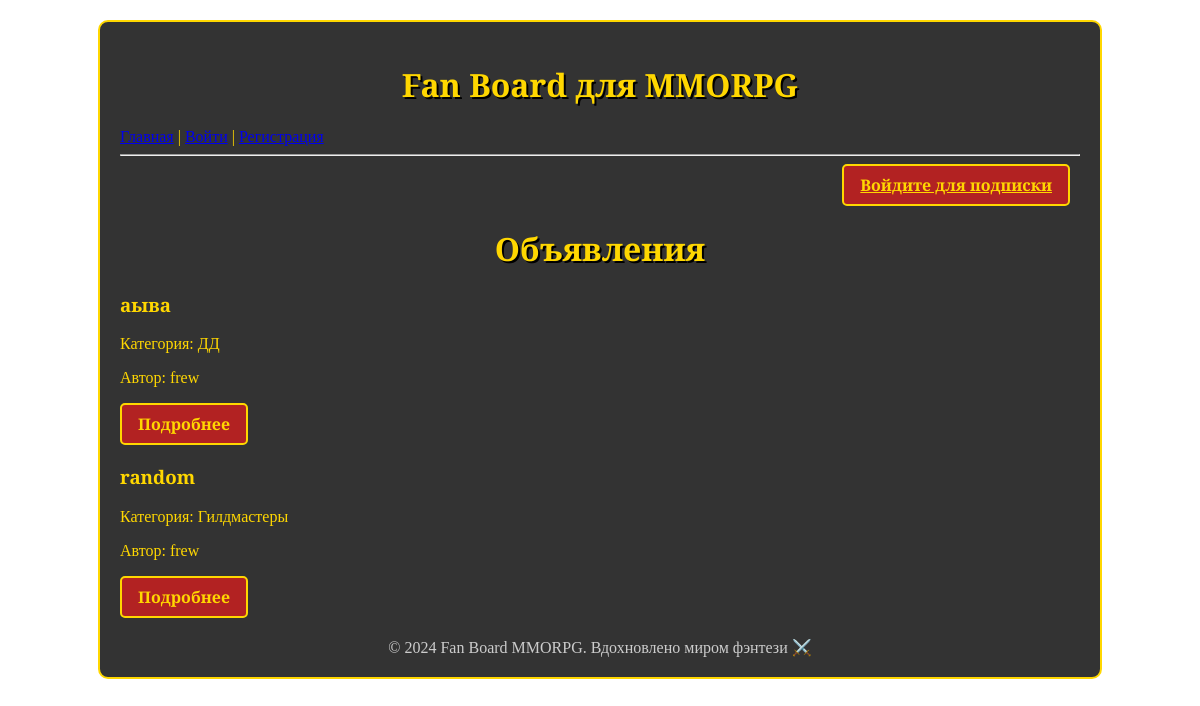
The app's page /, older data.
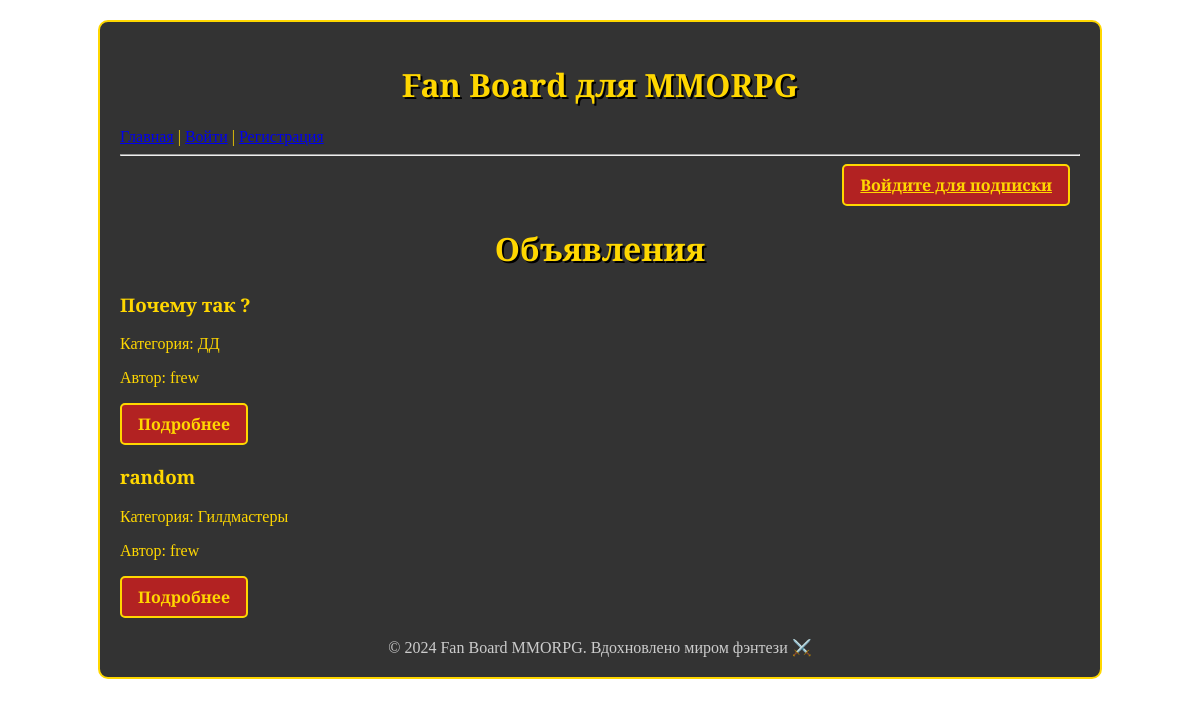
The same page, newer data.
### board/models.py (models this page shows, shortened)
class Announcement(models.Model):
    user = models.ForeignKey(User, on_delete=models.CASCADE)
    title = models.CharField(max_length=200)
    content = models.TextField(blank=True)
    category = models.ForeignKey(Category, on_delete=models.SET_NULL, null=True)
    image = models.ImageField(upload_to='announcements/', blank=True, null=True)
    video = models.FileField(upload_to='videos/', blank=True, null=True)
    created_at = models.DateTimeField(auto_now_add=True)

class Category(models.Model):
    CATEGORY_CHOICES = [
        ('tank', 'Танки'),
        ('healer', 'Хилы'),
        ('dd', 'ДД'),
        ('trader', 'Торговцы'),
        ('guildmaster', 'Гилдмастеры'),
        ('questgiver', 'Квестгиверы'),
        ('blacksmith', 'Кузнецы'),
        ('leatherworker', 'Кожевники'),
        ('alchemist', 'Зельевары'),
        ('spellmaster', 'Мастера заклинаний'),
    ]
    name = models.CharField(max_length=50, choices=CATEGORY_CHOICES, unique=True)

class User(AbstractUser):
    email_confirmed = models.BooleanField(default=False)
    confirmation_token = models.UUIDField(default=uuid.uuid4, editable=False, null=True, blank=True)
    token_created_at = models.DateTimeField(auto_now_add=True)

### board/views.py (the view)
# urls.py: path('', views.index, name='index'),
def index(request):
    announcements = Announcement.objects.all().order_by('-created_at')
    return render(request, 'announcement_list.html', {'announcements': announcements})

### templates/announcement_list.html (shortened to what this page needs)
{% extends 'base.html' %}
{% block content %}
<div style="display: flex; justify-content: flex-end; margin-bottom: 20px;">
    {% if user.is_authenticated %}
        <form action="{% url 'toggle_newsletter_subscription' %}" method="post">
            {% csrf_token %}
            {% if user.newslettersubscriber.active %}
                <button type="submit" class="btn">Отписаться от новостей</button>
            {% else %}
                <button type="submit" class="btn">Подписаться на новости</button>
            {% endif %}
        </form>
    {% else %}
        <a href="{% url 'login' %}" class="btn" style="text-decoration: underline; color: #FFD700;">Войдите для подписки</a>
    {% endif %}
</div>
<h1>Объявления</h1>
{% if announcements %}
    {% for announcement in announcements %}
        <div class="announcement-item">
            <h3>{{ announcement.title }}</h3>
            <p>Категория: {{ announcement.category.get_name_display }}</p>
            <p>Автор: {{ announcement.user.username }}</p>
            <a href="{% url 'announcement_detail' announcement.pk %}" class="btn">Подробнее</a>
        </div>
    {% endfor %}
{% else %}
    <p>Объявлений пока нет.</p>
{% endif %}
{% endblock %}

Row changes from the older to the newer data that the page shows:
removed Announcement: title "аыва", category.name "ДД", user.username "frew"
added Announcement: title "Почему так ?", category.name "ДД", user.username "frew"
